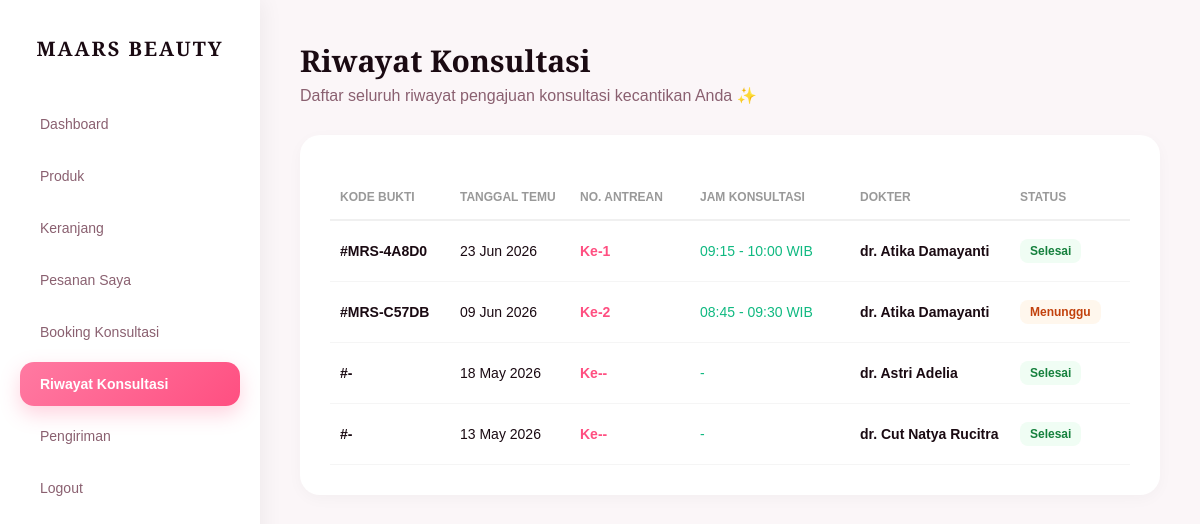
Screenshot of /pelanggan/riwayat_konsul.php (signed in) with the database file from the repository.
### tables this page shows
CREATE TABLE `booking` (
  `id_booking` int NOT NULL,
  `kode_booking` varchar(20) DEFAULT NULL,
  `id_pelanggan` int DEFAULT NULL,
  `id_jadwal` int DEFAULT NULL,
  `no_antrean` int DEFAULT NULL,
  `jam_mulai_user` time DEFAULT NULL,
  `jam_selesai_user` time DEFAULT NULL,
  `tanggal_booking` date DEFAULT NULL,
  `status` varchar(50) DEFAULT NULL
);

CREATE TABLE `jadwal` (
  `id_jadwal` int NOT NULL,
  `tanggal` date DEFAULT NULL,
  `jam_mulai` time DEFAULT NULL,
  `jam_selesai` time DEFAULT NULL,
  `konsultan` varchar(100) DEFAULT NULL,
  `keterangan` text
);

### pelanggan/riwayat_konsul.php (the view, shortened to what this page needs)
<?php
include '../includes/conn.php';
$id_pelanggan = $_SESSION['id_pelanggan'];
$query = mysqli_query($conn, "
    SELECT b.*, j.tanggal, j.konsultan
    FROM booking b
    JOIN jadwal j ON b.id_jadwal = j.id_jadwal
    WHERE b.id_pelanggan = '$id_pelanggan'
    ORDER BY b.id_booking DESC
");
?>
<!DOCTYPE html>
<html lang="id">
<head>
    <link rel="stylesheet" href="../assets/css/global.css">
    <link rel="stylesheet" href="../assets/css/sidebar.css">
</head>
<body>
<?php include '../includes/sidebar_user.php'; ?>
<div class="main">
    <div class="header-text">
        <h1>Riwayat Konsultasi</h1>
        <p>Daftar seluruh riwayat pengajuan konsultasi kecantikan Anda ✨</p>
    </div>
    <div class="card-box">
        <table>
            <thead>
                <tr>
                    <th width="15%">Kode Bukti</th>
                    <th width="15%">Tanggal Temu</th>
                    <th width="15%">No. Antrean</th>
                    <th width="20%">Jam Konsultasi</th>
                    <th width="20%">Dokter</th>
                    <th width="15%">Status</th>
                </tr>
            </thead>
            <tbody>
            <?php
            if (mysqli_num_rows($query) > 0) {
                while ($row = mysqli_fetch_assoc($query)) {
                    $kode_booking = isset($row['kode_booking']) && !empty($row['kode_booking']) ? $row['kode_booking'] : '-';
                    $jam_mulai_raw = $row['jam_mulai_user'] ?? null;
                    $jam_selesai_raw = $row['jam_selesai_user'] ?? null;
                    if (!empty($jam_mulai_raw) && !empty($jam_selesai_raw)) {
                        $jam_tampil = date('H:i', strtotime($jam_mulai_raw)) . ' - ' . date('H:i', strtotime($jam_selesai_raw)) . ' WIB';
                    } else {
                        $jam_tampil = '-';
                    }
                    $tanggal_raw = $row['tanggal'] ?? null;
                    $tanggal_tampil = !empty($tanggal_raw) ? date('d M Y', strtotime($tanggal_raw)) : '-';
                    $status = strtolower($row['status'] ?? 'pending');
                    $badge_class = 'status-pending';
                    if ($status == 'menunggu') $badge_class = 'status-menunggu';
                    if ($status == 'selesai') $badge_class = 'status-selesai';
            ?>
                <tr>
                    <td><strong>#<?= htmlspecialchars($kode_booking); ?></strong></td>
                    <td><?= $tanggal_tampil; ?></td>
                    <td><span style="font-weight: 700; color: #ff4f81;">Ke-<?= $row['no_antrean'] ?? '-'; ?></span></td>
                    <td>
                        <span style="font-weight: 500; color: #10b981;"><?= $jam_tampil; ?></span>
                    </td>
                    <td><strong><?= htmlspecialchars($row['konsultan'] ?? 'Dokter MAARS'); ?></strong></td>
                    <td>
                        <span class="badge <?= $badge_class; ?>"><?= ucfirst($status); ?></span>
                    </td>
                </tr>
            <?php
                }
            } else {
                echo "<tr><td colspan='6' class='empty'>Belum ada riwayat booking konsultasi.</td></tr>";
            }
            ?>
            </tbody>
        </table>
    </div>
</div>
</body>
</html>

### assets/css/global.css (style rules this page uses)
* { margin: 0; padding: 0; box-sizing: border-box; font-family: 'Poppins', sans-serif; }
body { background: #ffe5ec; display: flex; }
.main { flex: 1; padding: 25px; overflow-y: auto; height: 100vh; }
table { width: 100%; border-collapse: collapse; margin-top: 10px; }
th, td { padding: 10px; border-bottom: 1px solid #eee; text-align: left; font-size: 14px; }

### pelanggan/riwayat_konsul.php (style rules this page uses)
body { font-family: 'DM Sans', sans-serif; background: #fbf6f8; display: flex; margin: 0; }
.main { flex: 1; padding: 40px; height: 100vh; overflow-y: auto; box-sizing: border-box; }
.header-text h1 { font-family: 'Playfair Display', serif; font-size: 30px; color: #1a0a12; margin-bottom: 5px; }
.header-text p { color: #8a6070; margin-bottom: 30px; }
.card-box { background: white; border-radius: 20px; padding: 30px; box-shadow: 0 4px 15px rgba(0,0,0,0.03); }
table { width: 100%; border-collapse: collapse; }
th { padding: 15px 10px; text-align: left; font-size: 12px; color: #999; text-transform: uppercase; border-bottom: 2px solid #f0f0f0; }
td { padding: 18px 10px; border-bottom: 1px solid #f5f5f5; font-size: 14px; color: #1a0a12; }
.badge { padding: 5px 10px; border-radius: 8px; font-size: 12px; font-weight: 600; display: inline-block; }
.status-menunggu { background: #fff7ed; color: #c2410c; }
.status-selesai { background: #f0fdf4; color: #15803d; }

### rows the page displays
booking: kode_booking "MRS-4A8D0", id_jadwal.tanggal "23 Jun 2026", no_antrean "1", jam_tampil "09:15 - 10:00 WIB", id_jadwal.konsultan "dr. Atika Damayanti", status "Selesai"
booking: kode_booking "MRS-C57DB", id_jadwal.tanggal "09 Jun 2026", no_antrean "2", jam_tampil "08:45 - 09:30 WIB", id_jadwal.konsultan "dr. Atika Damayanti", status "Menunggu"
booking: kode_booking "-", id_jadwal.tanggal "18 May 2026", no_antrean "-", jam_tampil "-", id_jadwal.konsultan "dr. Astri Adelia", status "Selesai"
booking: kode_booking "-", id_jadwal.tanggal "13 May 2026", no_antrean "-", jam_tampil "-", id_jadwal.konsultan "dr. Cut Natya Rucitra", status "Selesai"
